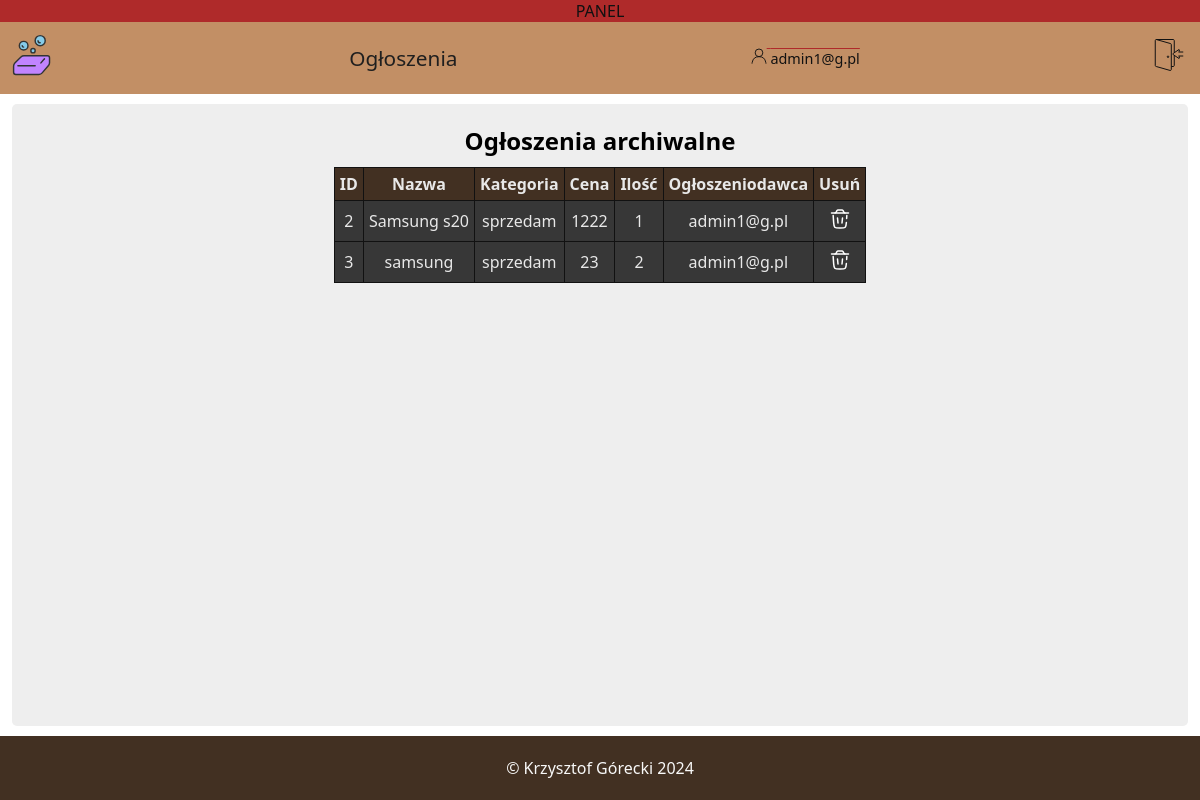
Page /panel_archive.php (signed in) on the earlier database version.
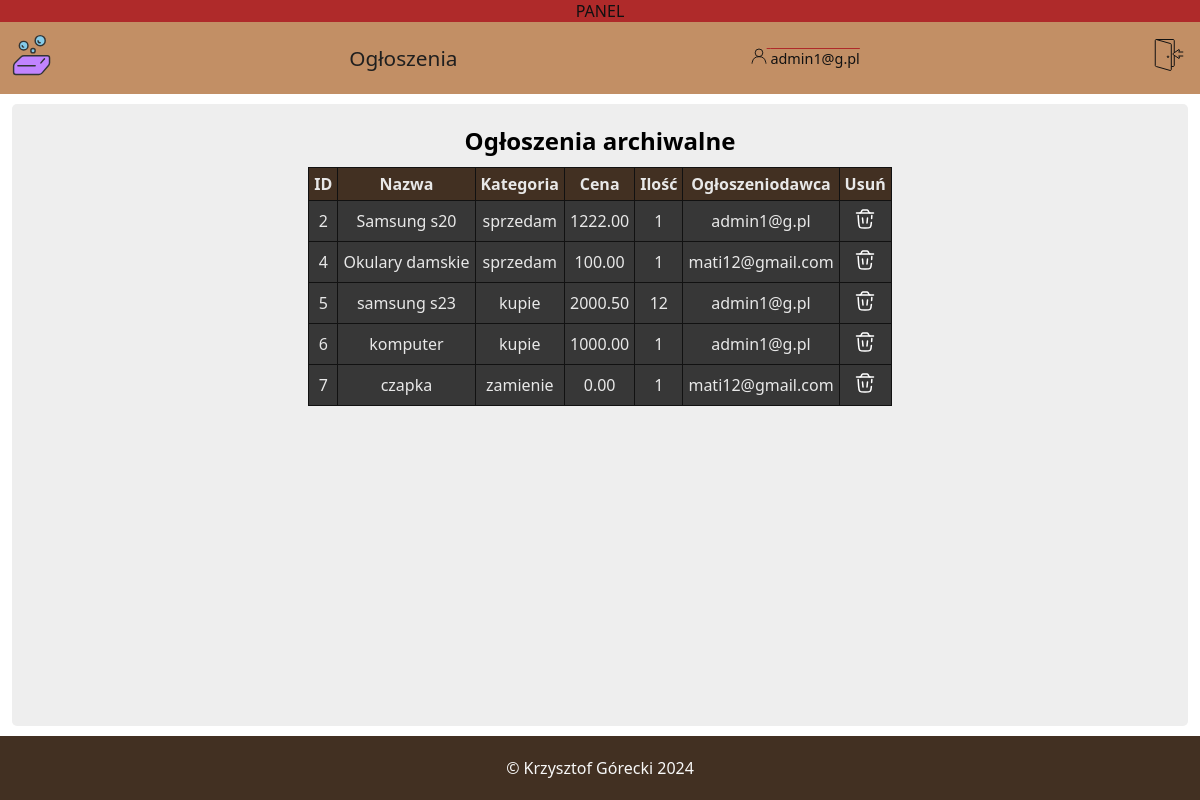
Same page on the later database version.
### tables this page shows
CREATE TABLE `archiwalne_ogloszenia` (
  `id_arch_ogloszenia` int(11) NOT NULL,
  `nazwa` varchar(130) NOT NULL,
  `cena` decimal(10,2) NOT NULL,
  `ilosc` smallint(6) NOT NULL,
  `kategoria` tinyint(4) NOT NULL,
  `przypisane_konto` int(11) NOT NULL
);

CREATE TABLE `kategoria_ogloszenia` (
  `id_kategorii` tinyint(4) NOT NULL,
  `kategoria` varchar(50) NOT NULL
);

CREATE TABLE `konta` (
  `id_konta` int(11) NOT NULL,
  `imie` varchar(100) DEFAULT NULL,
  `email` varchar(100) NOT NULL,
  `haslo` varchar(100) NOT NULL,
  `dostep` tinyint(4) NOT NULL,
  `token` varchar(60) DEFAULT NULL,
  `data_rejestracji` datetime NOT NULL,
  `ostatnie_logowanie` datetime DEFAULT NULL
);

### panel_archive.php (the view, shortened to what this page needs)
<!DOCTYPE html>
<html lang="pl">
<head>
    <link rel="stylesheet" href="style.css">
</head>
<body>
<?php
if($_SESSION['dostep'] == 3){
echo "<div class='panel_sign'>
    <p>PANEL</p>
</div>";
}
?>
<?php include_once('menu_nav.php') ?>
<div class='contener'>
<section class='panel_wyniki_baza'>
<h2 style='text-align:center; padding: 10px;'>Ogłoszenia archiwalne</h2>
    <table class='tabela'>
        <tr>
            <th>ID</th>
            <th>Nazwa</th>
            <th>Kategoria</th>
            <th>Cena</th>
            <th>Ilość</th>
            <th>Ogłoszeniodawca</th>
            <th>Usuń</th>
        </tr>
<?php
    $pytanie_o_ogloszenia= "SELECT id_arch_ogloszenia, nazwa, cena, ilosc, kategoria_ogloszenia.kategoria, konta.email
    FROM archiwalne_ogloszenia
    INNER JOIN konta on konta.id_konta = archiwalne_ogloszenia.przypisane_konto
    INNER JOIN kategoria_ogloszenia on kategoria_ogloszenia.id_kategorii = archiwalne_ogloszenia.kategoria
    ORDER BY id_arch_ogloszenia";
    $wykonaj = $conn -> query($pytanie_o_ogloszenia);
    $wyniki = $wykonaj -> fetchAll();
 foreach($wyniki as $wynik){
    $id = $wynik['id_arch_ogloszenia'];
    $nazwa = $wynik['nazwa'];
    $cena = $wynik['cena'];
    $ilosc = $wynik['ilosc'];
    $kategoria = $wynik['kategoria'];
    $przypisane_konto = $wynik['email'];
    echo "<tr>";
    echo "<td>$id</td>";
    echo "<td>$nazwa</td>";
    echo "<td>$kategoria</td>";
    echo "<td>$cena</td>";
    echo "<td>$ilosc</td>";
    echo "<td>$przypisane_konto</td>";
    echo "<td>
    <form action='usun_ogloszenie_archive_conf.php' method='POST'>
    <input type='hidden' name='id' value='$id'>
    <button type='submit' class='tabela_przycisk'><img src='ikony/bin.svg' width='24px' height='24px'></button>
    </form>
    </td>
    </tr>";
 }
?>
    </table>
</section>
</div>
    <?php include_once("footer.php") ?>
</body>
</html>

Differences in the rows shown:
removed archiwalne_ogloszenia: id_arch_ogloszenia "3", nazwa "samsung", kategoria_ogloszenia.kategoria "sprzedam", cena "23", ilosc "2", konta.email "admin1@g.pl"
computed for archiwalne_ogloszenia "Samsung s20": cena "1222" → "1222.00"
now on this page (row edited): archiwalne_ogloszenia: id_arch_ogloszenia "4", nazwa "Okulary damskie", kategoria_ogloszenia.kategoria "sprzedam", cena "100.00", ilosc "1", konta.email "mati12@gmail.com"
added archiwalne_ogloszenia: id_arch_ogloszenia "5", nazwa "samsung s23", kategoria_ogloszenia.kategoria "kupie", cena "2000.50", ilosc "12", konta.email "admin1@g.pl"
added archiwalne_ogloszenia: id_arch_ogloszenia "6", nazwa "komputer", kategoria_ogloszenia.kategoria "kupie", cena "1000.00", ilosc "1", konta.email "admin1@g.pl"
added archiwalne_ogloszenia: id_arch_ogloszenia "7", nazwa "czapka", kategoria_ogloszenia.kategoria "zamienie", cena "0.00", ilosc "1", konta.email "mati12@gmail.com"
